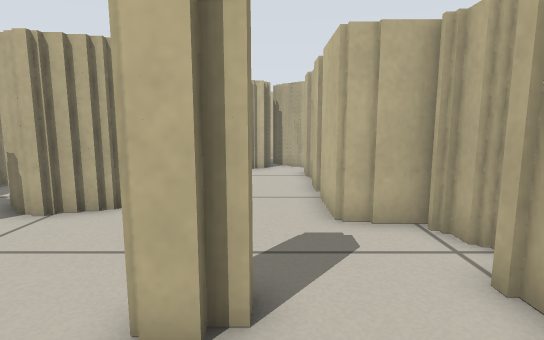
View 1 (above)

24 first-person views from a walk through a Stage world. The camera is 0.51 m above the floor, tilts 8° down and sees 80° across. Floor lines are 1 m apart. The floor is counted in squares, 0.25 m on a side. Each view is taken from the middle of a square. On the plan, view 1 faces up. The plan holds only what a view shows up to about 18 squares ahead; the rest is blank. The place goes on beyond the plan. The robots in the file are not drawn.

View 2
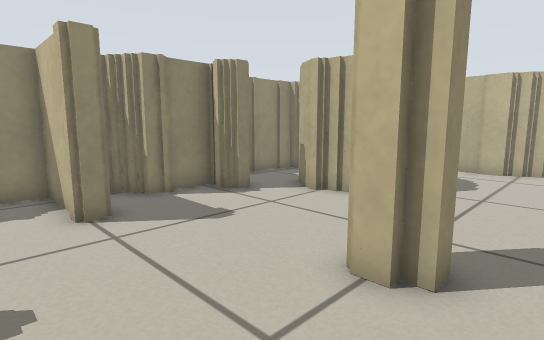

View 3
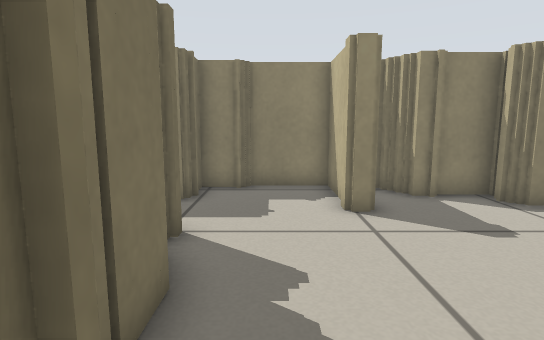

View 4
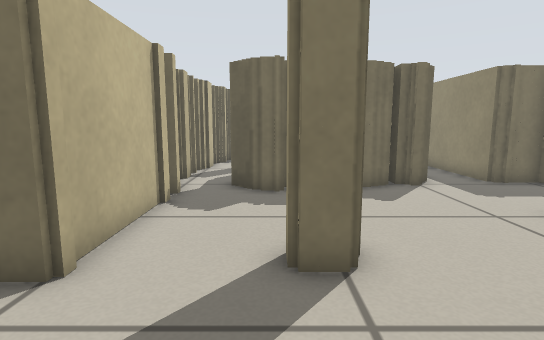

View 5
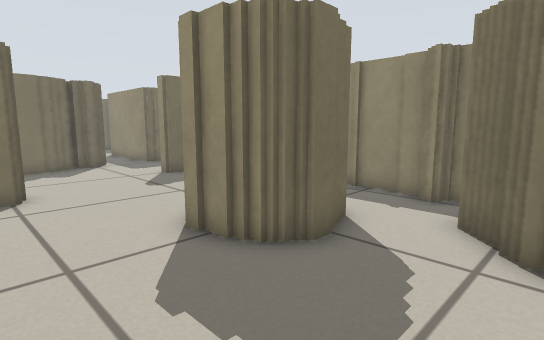

View 6
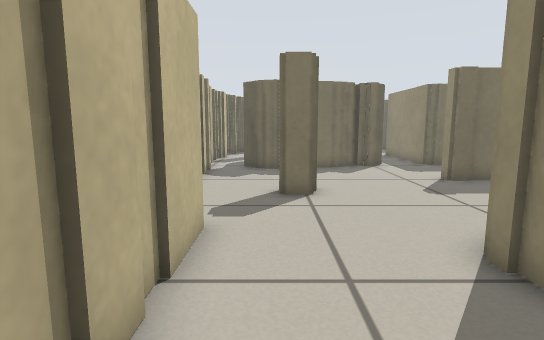

View 7
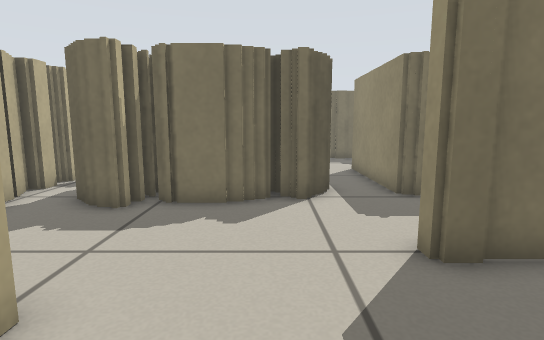

View 8
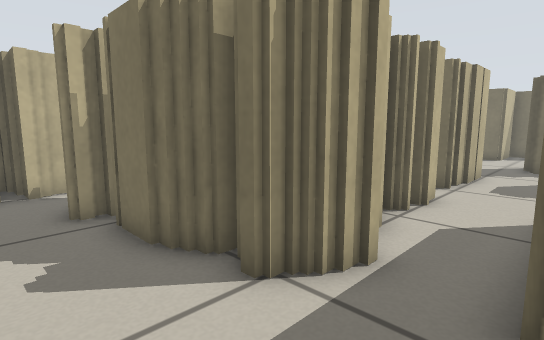

View 9
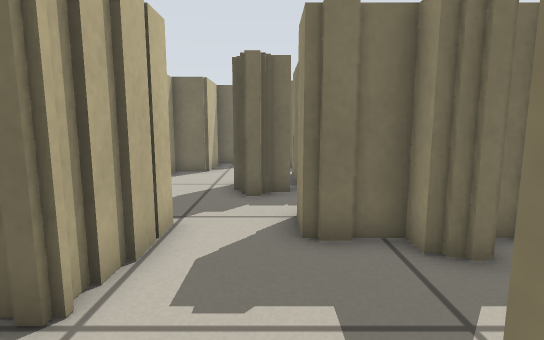

View 10
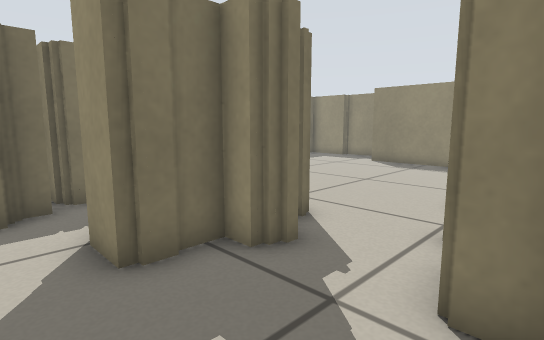

View 11
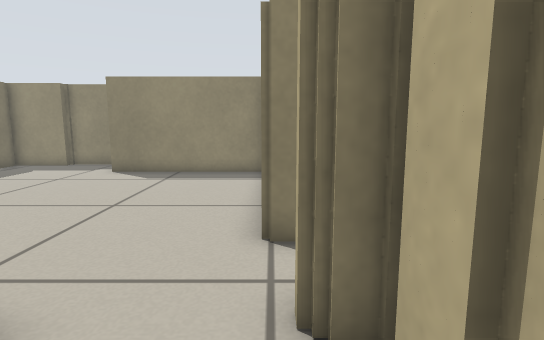

View 12
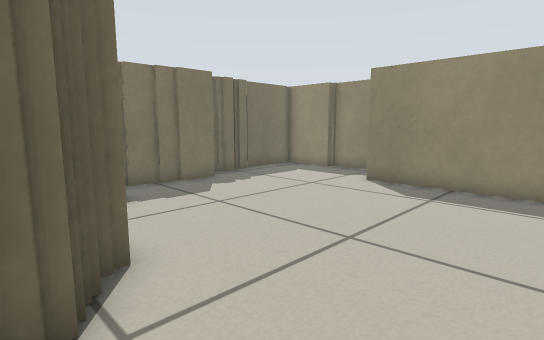

View 13
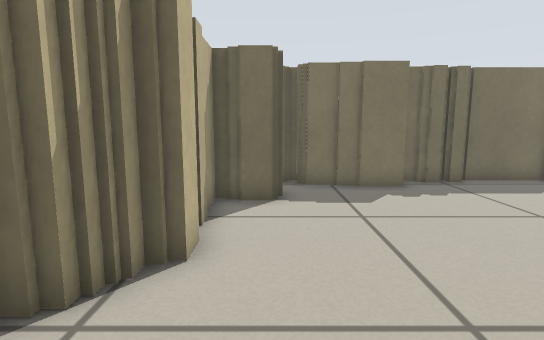

View 14
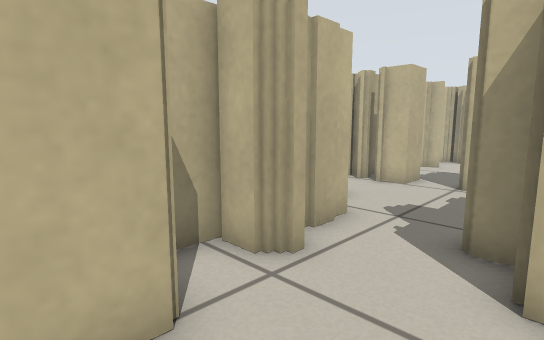

View 15
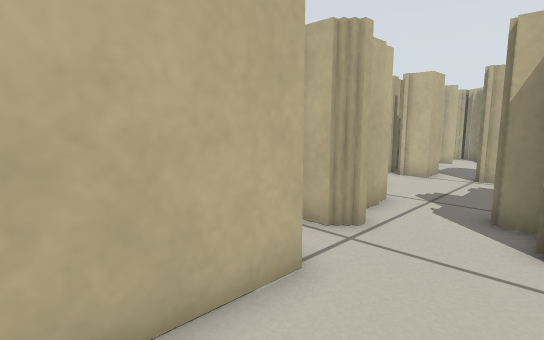

View 16
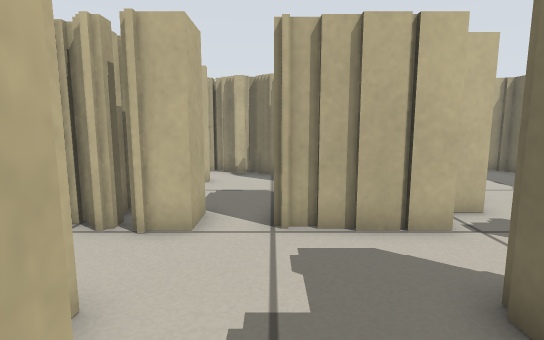

View 17
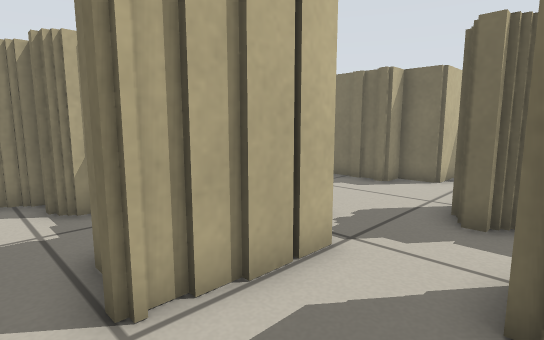

View 18
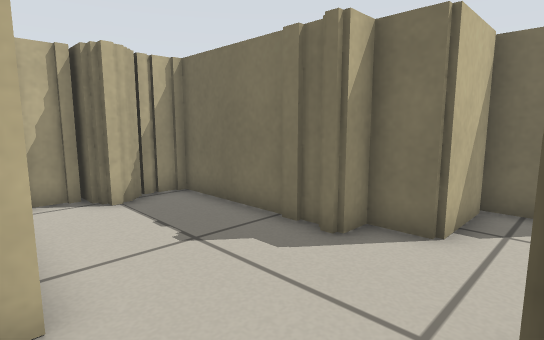

View 19
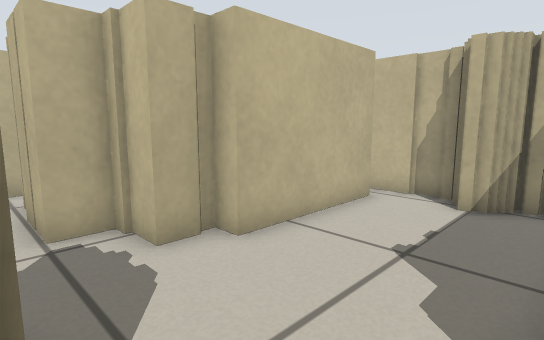

View 20
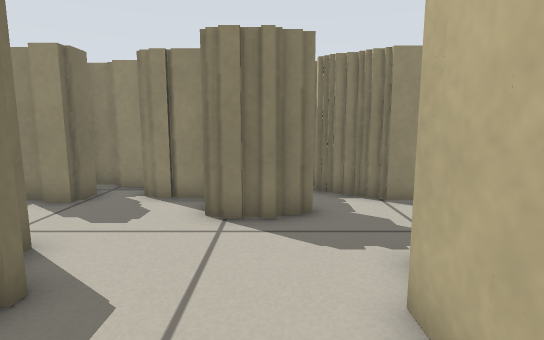

View 21
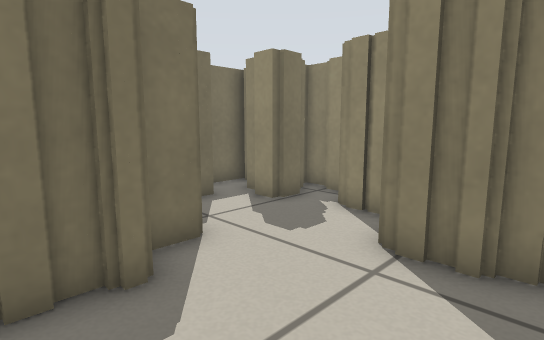

View 22
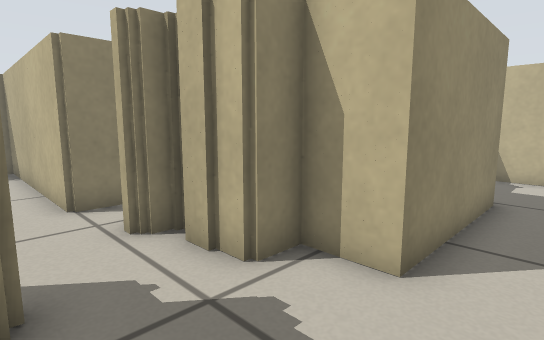

View 23
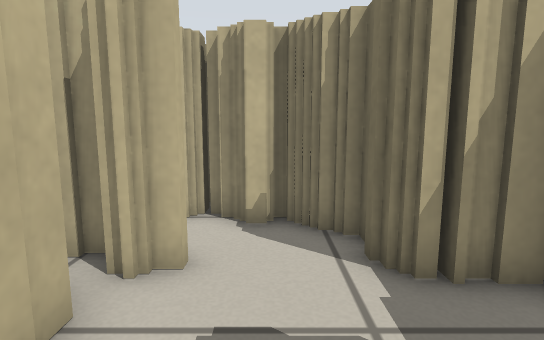

View 24
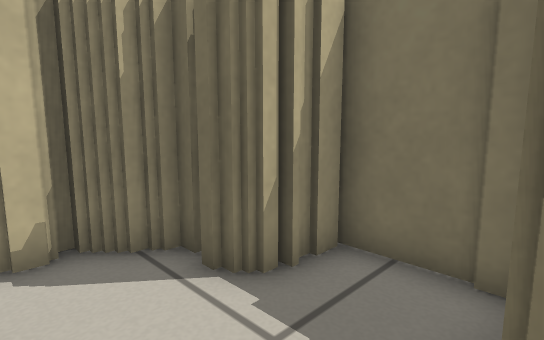

### Floor plan
Key: @ floor where view 1 was taken; # wall or solid block; x gap in a wall; . floor.
Columns run from 25 left of view 1 to 4 right of it. Each row starts with its distance up from view 1.
 15                       #####
 14                    # .....#
 13                   ##......#
 12                #  #.......##
 11                ##.........#
 10                ##..###....#
  9                ##. ####...##
  8                #..#####...##
  7                  ..## ....###
  6                   #........ ##
  5                  ##..........#
  4                  #..........##
  3                 ##......#...#
  2                 #...........#
  1                ####.........#
  0                #.........@..#
 -1                #............##
 -2                ##.....#####.#
 -3                ###..#######.#
 -4                  #..##  ## .##
 -5                  #..#      ..#
 -6                  #..#      .##
 -7                  #..###   #x##
 -8                  #..#######.##
 -9             #  ###..##......#
-10           #######...........#
-11   ##########........###...###
-12   #.................###..###
-13   #...........### ..#   .#
-14   #..........#####..######
-15   #..........#   #...# ###
-16   #.........##   #...#########
-17   #........##    ###.........#
-18   #........##     ##.........#
-19 #..........##    ###........##
-20 #...........#    ###........##
-21 #.........###    #....#######
-22 #.........       #...##
-23 #.....####       #...#
-24 #######  ##      #...#
-25                  #.###

Positions as (right, up) in squares from view 1, and headings:
1: (0, 0), facing up
2: (1, -1), facing up-left
3: (1, -1), facing left
4: (0, 8), facing down
5: (0, 14), facing down-left
6: (0, 13), facing down
7: (-4, 6), facing down
8: (-8, 0), facing down-right
9: (-7, -8), facing down
10: (-6, -9), facing down-left
11: (-9, -11), facing left
12: (-12, -12), facing down-left
13: (-15, -12), facing down
14: (-16, -14), facing up-right
15: (-18, -14), facing up-right
16: (-11, -11), facing right
17: (-8, -10), facing down-right
18: (-6, -16), facing down-right
19: (-6, -21), facing up-right
20: (1, -18), facing left
21: (-1, -17), facing down-left
22: (-6, -13), facing up-left
23: (-4, -10), facing right
24: (-3, -9), facing down-right
